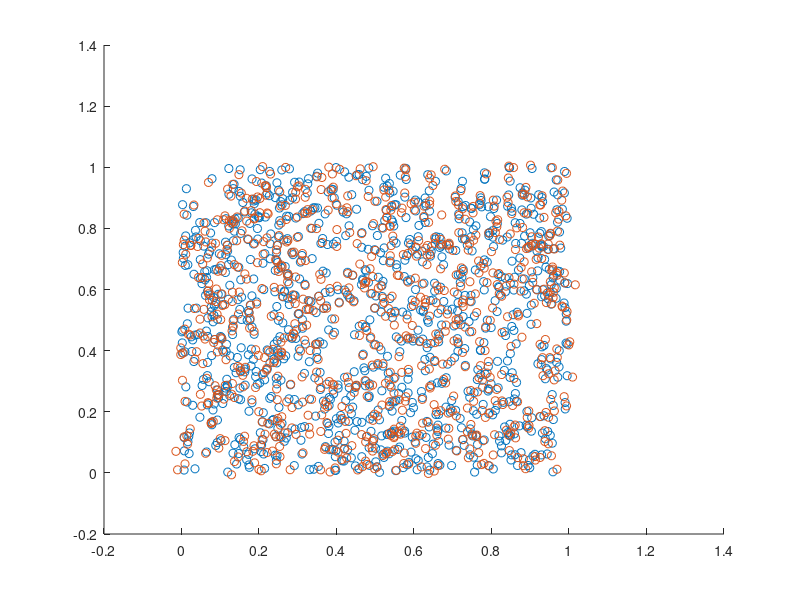

Recreate this plot in MATLAB.
P_n = 1000;
Q_n = 800;

P = rand(P_n, 2);
Q = P(1:Q_n,:);
Q = Q + 0.01*randn(size(Q));

scatter(P(:,1),P(:,2),'r.');
hold
scatter(Q(:,1),Q(:,2),'bo');
hold off

I{1} = P;
I{2} = Q;